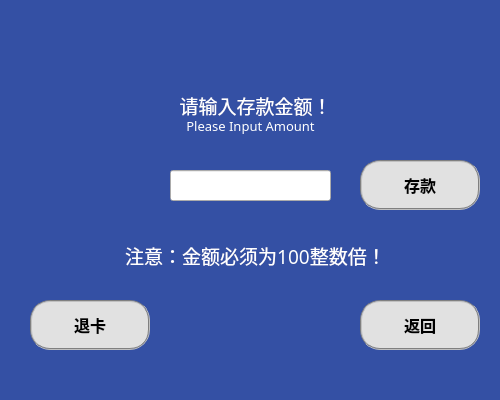
<?xml version="1.0" encoding="UTF-8"?>
<ui version="4.0">
 <class>deposit1</class>
 <widget class="QWidget" name="deposit1">
  <property name="geometry">
   <rect>
    <x>0</x>
    <y>0</y>
    <width>500</width>
    <height>400</height>
   </rect>
  </property>
  <property name="windowTitle">
   <string>deposit1</string>
  </property>
  <property name="styleSheet">
   <string notr="true">#deposit1{background-color: rgb(52, 80, 164);border-top-left-radius:15px;border-top-right-radius:5px;border-bottom-left-radius:15px;border-bottom-right-radius:5px}
</string>
  </property>
  <widget class="QPushButton" name="return_btn">
   <property name="geometry">
    <rect>
     <x>360</x>
     <y>300</y>
     <width>120</width>
     <height>50</height>
    </rect>
   </property>
   <property name="font">
    <font>
     <family>微软雅黑</family>
     <pointsize>12</pointsize>
     <weight>75</weight>
     <bold>true</bold>
    </font>
   </property>
   <property name="styleSheet">
    <string notr="true">QPushButton{border:2px groove gray;border-radius:20px;padding:2px 4px;background-color: rgb(225, 225, 225);}
QPushButton:hover{background-color: rgb(20, 62, 134);border:none;color:rgb(255, 255, 255);}
QPushButton:checked{background-color: rgb(20, 62, 134);border:none;color:rgb(255, 255, 255);}</string>
   </property>
   <property name="text">
    <string>返回</string>
   </property>
  </widget>
  <widget class="QLabel" name="pic1">
   <property name="geometry">
    <rect>
     <x>10</x>
     <y>0</y>
     <width>231</width>
     <height>51</height>
    </rect>
   </property>
   <property name="text">
    <string/>
   </property>
   <property name="pixmap">
    <pixmap resource="pics.qrc">:/pics/pictures/pic1.png</pixmap>
   </property>
  </widget>
  <widget class="QLineEdit" name="amount">
   <property name="geometry">
    <rect>
     <x>170</x>
     <y>170</y>
     <width>161</width>
     <height>31</height>
    </rect>
   </property>
   <property name="font">
    <font>
     <family>微软雅黑</family>
     <pointsize>14</pointsize>
    </font>
   </property>
   <property name="styleSheet">
    <string notr="true"/>
   </property>
  </widget>
  <widget class="QLabel" name="label1_3">
   <property name="geometry">
    <rect>
     <x>120</x>
     <y>230</y>
     <width>271</width>
     <height>51</height>
    </rect>
   </property>
   <property name="sizePolicy">
    <sizepolicy hsizetype="Preferred" vsizetype="Preferred">
     <horstretch>0</horstretch>
     <verstretch>0</verstretch>
    </sizepolicy>
   </property>
   <property name="font">
    <font>
     <family>华文中宋</family>
     <pointsize>14</pointsize>
     <weight>50</weight>
     <bold>false</bold>
    </font>
   </property>
   <property name="styleSheet">
    <string notr="true">color:rgb(255, 255, 255)</string>
   </property>
   <property name="text">
    <string>注意：金额必须为100整数倍！</string>
   </property>
   <property name="scaledContents">
    <bool>false</bool>
   </property>
   <property name="alignment">
    <set>Qt::AlignCenter</set>
   </property>
   <property name="wordWrap">
    <bool>false</bool>
   </property>
   <property name="margin">
    <number>0</number>
   </property>
   <property name="openExternalLinks">
    <bool>false</bool>
   </property>
  </widget>
  <widget class="QLabel" name="label1_2">
   <property name="geometry">
    <rect>
     <x>120</x>
     <y>100</y>
     <width>261</width>
     <height>51</height>
    </rect>
   </property>
   <property name="sizePolicy">
    <sizepolicy hsizetype="Preferred" vsizetype="Preferred">
     <horstretch>0</horstretch>
     <verstretch>0</verstretch>
    </sizepolicy>
   </property>
   <property name="font">
    <font>
     <family>华文中宋</family>
     <pointsize>10</pointsize>
     <weight>50</weight>
     <bold>false</bold>
    </font>
   </property>
   <property name="styleSheet">
    <string notr="true">color:rgb(255, 255, 255)</string>
   </property>
   <property name="text">
    <string>Please Input Amount</string>
   </property>
   <property name="scaledContents">
    <bool>false</bool>
   </property>
   <property name="alignment">
    <set>Qt::AlignCenter</set>
   </property>
   <property name="wordWrap">
    <bool>false</bool>
   </property>
   <property name="margin">
    <number>0</number>
   </property>
   <property name="openExternalLinks">
    <bool>false</bool>
   </property>
  </widget>
  <widget class="QPushButton" name="card_out_btn">
   <property name="geometry">
    <rect>
     <x>30</x>
     <y>300</y>
     <width>120</width>
     <height>50</height>
    </rect>
   </property>
   <property name="font">
    <font>
     <family>微软雅黑</family>
     <pointsize>12</pointsize>
     <weight>75</weight>
     <bold>true</bold>
    </font>
   </property>
   <property name="styleSheet">
    <string notr="true">QPushButton{border:2px groove gray;border-radius:20px;padding:2px 4px;background-color: rgb(225, 225, 225);}
QPushButton:hover{background-color: rgb(20, 62, 134);border:none;color:rgb(255, 255, 255);}
QPushButton:checked{background-color: rgb(20, 62, 134);border:none;color:rgb(255, 255, 255);}</string>
   </property>
   <property name="text">
    <string>退卡</string>
   </property>
  </widget>
  <widget class="QLabel" name="label1">
   <property name="geometry">
    <rect>
     <x>120</x>
     <y>80</y>
     <width>271</width>
     <height>51</height>
    </rect>
   </property>
   <property name="sizePolicy">
    <sizepolicy hsizetype="Preferred" vsizetype="Preferred">
     <horstretch>0</horstretch>
     <verstretch>0</verstretch>
    </sizepolicy>
   </property>
   <property name="font">
    <font>
     <family>华文中宋</family>
     <pointsize>14</pointsize>
     <weight>50</weight>
     <bold>false</bold>
    </font>
   </property>
   <property name="styleSheet">
    <string notr="true">color:rgb(255, 255, 255)</string>
   </property>
   <property name="text">
    <string>请输入存款金额！</string>
   </property>
   <property name="scaledContents">
    <bool>false</bool>
   </property>
   <property name="alignment">
    <set>Qt::AlignCenter</set>
   </property>
   <property name="wordWrap">
    <bool>false</bool>
   </property>
   <property name="margin">
    <number>0</number>
   </property>
   <property name="openExternalLinks">
    <bool>false</bool>
   </property>
  </widget>
  <widget class="QPushButton" name="deposit_btn">
   <property name="geometry">
    <rect>
     <x>360</x>
     <y>160</y>
     <width>120</width>
     <height>50</height>
    </rect>
   </property>
   <property name="font">
    <font>
     <family>微软雅黑</family>
     <pointsize>12</pointsize>
     <weight>75</weight>
     <bold>true</bold>
    </font>
   </property>
   <property name="styleSheet">
    <string notr="true">QPushButton{border:2px groove gray;border-radius:20px;padding:2px 4px;background-color: rgb(225, 225, 225);}
QPushButton:hover{background-color: rgb(20, 62, 134);border:none;color:rgb(255, 255, 255);}
QPushButton:checked{background-color: rgb(20, 62, 134);border:none;color:rgb(255, 255, 255);}</string>
   </property>
   <property name="text">
    <string>存款</string>
   </property>
  </widget>
 </widget>
 <resources>
  <include location="pics.qrc"/>
 </resources>
 <connections/>
</ui>
